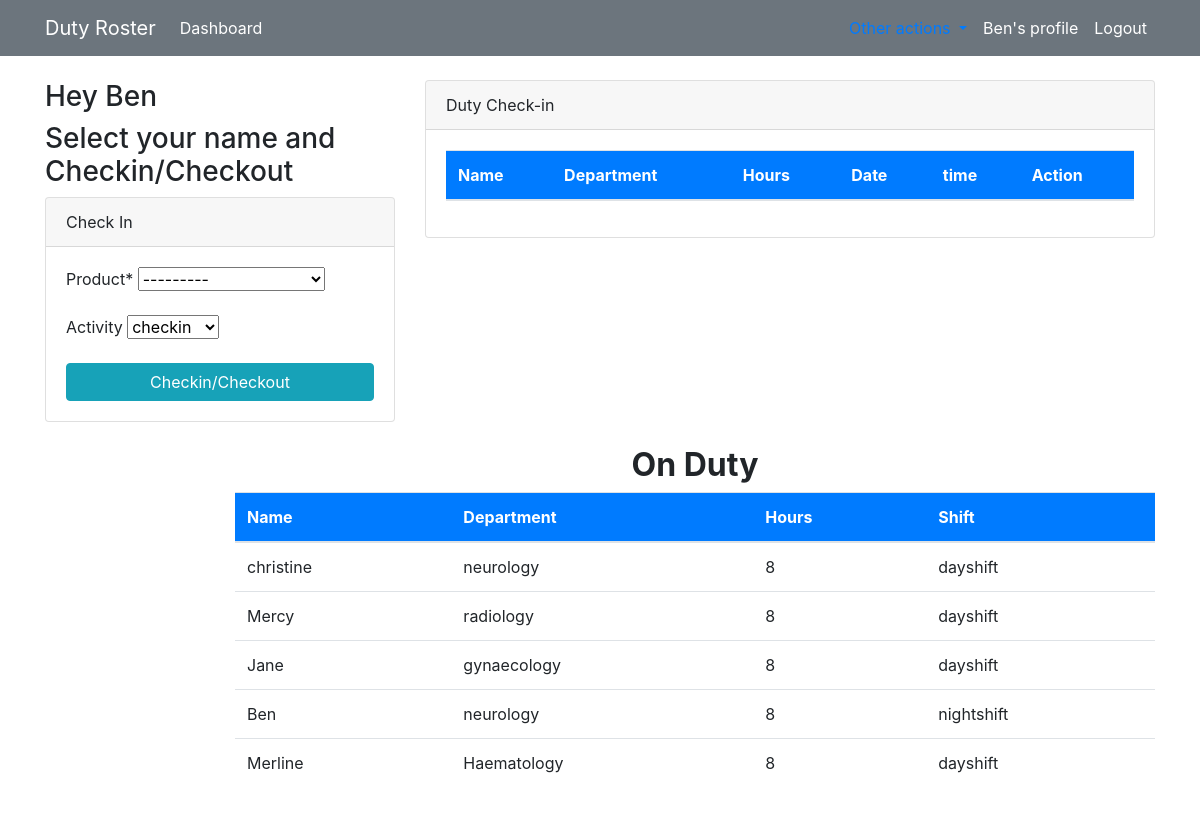
Screenshot of /dashboard/ (signed in) with the database file from the repository.
### roster/models.py (models this page shows)
class Duty(models.Model):
    name = models.CharField(max_length=30)
    department = models.CharField(max_length=50, choices=DEPARTMENT)
    hours = models.PositiveBigIntegerField()
    shift = models.CharField(max_length=30, choices=SHIFTS)
    ward = models.ForeignKey(Ward, on_delete=models.CASCADE, null=True)
    class Meta:
        verbose_name_plural = 'Duty'
    def __str__(self):
        return f'{self.name}-{self.department}'

### roster/views.py (the view)
# urls.py: path('dashboard/',views.index, name='dashboard-index'),
@login_required(login_url='user-login')
def index(request):
    orders = Order.objects.all()
    items = Duty.objects.all()
    duty_count = Duty.objects.all().count()
    workers_count = User.objects.all().count()
    orders_count = Order.objects.all().count()
    leave_count = Leave.objects.all().count()
    complain_count = Complains.objects.all().count
    rooms_count = Ward.objects.all().count()
    if request.method =='POST':
        form = OrderForm(request.POST)
        if form.is_valid():
            instance=form.save(commit=False)
            instance.staff=request.user
            instance.save()
            return redirect('dashboard-index')
    else:
        form = OrderForm()
    context={
        'orders':orders,
        'form':form,
        'items':items,
        'orders_count':orders_count,
        'workers_count':workers_count,
        'duty_count':duty_count,
        'leave_count':leave_count,
        'complain_count':complain_count,
        'room_count':rooms_count,
    }
    return render(request, 'dashboard/index.html',context)

### roster/forms.py
class OrderForm(forms.ModelForm):
    class Meta:
        model = Order
        fields = ['product','activity']

### templates/dashboard/index.html (shortened to what this page needs)
{% extends "partials/base.html" %}
{% block content %}
{% if user.is_authenticated and user.is_staff and user.is_superuser%}
{% include 'partials/newUI.html' %}
{% else %}
{% include 'dashboard/staff_index.html' %}
{% endif %}
<div class="row my-4">
    <div class="col-md-2"></div>
    <div class="col-md-10 mr-auto">
        <h2 style="text-align:center;"><b>On Duty</b></h2>
        <table class="table bg-white table-hover">
            <thead class="bg-primary">
                <tr class="text-white">
                    <th scope="col">Name</th>
                    <th scope="col">Department</th>
                    <th scope="col">Hours</th>
                    <th scope="col">Shift</th>
                </tr>
            </thead>
            <tbody>
                {% for item in items %}
                <tr>
                    <td>{{ item.name}}</td>
                    <td>{{ item.department}}</td>
                    <td>{{ item.hours }}</td>
                    <td>{{ item.shift }}</td>
                </tr>
                {% endfor %}
            </tbody>
        </table>
    </div>
</div>
{% endblock %}

### templates/partials/usernav.html (shortened to what this page needs)
  <nav class="navbar navbar-expand-lg navbar-info bg-secondary">
    <div class="container">
        <a class="navbar-brand text-white" href="">Duty Roster</a>
        <div class="collapse navbar-collapse" id="navbarSupportedContent">
            <ul class="navbar-nav mr-auto">
                <li class="nav-item active">
                    <a class="nav-link text-white"href="{% url 'dashboard-index' %}">Dashboard </a>
                </li>
            </ul>
            <ul class="navbar-nav ml-auto">
                <li class="nav-item active">
                    <li class="nav-item dropdown">
                        <a class="nav-link dropdown-toggle" href="#" id="navbarDropdownMenuLink" data-toggle="dropdown" aria-haspopup="true" aria-expanded="false">
                        </a>
                      </li>
                     <a class="nav-link text-white" href="{% url 'user-profile' %}"
                        <span class="sr-only">{{ user.username }}'s profile</span></a>
                </li>
                <li class="nav-item">
                    <a class="nav-link text-white" href="{% url 'user-logout' %}">Logout</a>
                </li>
            </ul>
        </div>
    </div>
</nav>

### templates/dashboard/staff_index.html (shortened to what this page needs)
{% load crispy_forms_tags %}
<div>
    <div class="row mt-4">
        <div class="col-md-4">
            <h3> Hey {{ user.username }}</h3>
            <h3>Select your name and Checkin/Checkout</h3>
            <div class="card">
                <div class="card-header">
                    Check In
                </div>
                <div class="card-body">
                    <form method="POST">
                        {{form|crispy}}
                        <input class="btn btn-info btn-block" type="submit" value="Checkin/Checkout">
                    </form>
                </div>
            </div>
        </div>
        <div class="col-md-8">
            <div class="card">
                <div class="card-header">
                    Duty Check-in
                </div>
                <div class="card-body">
                    <table class="table bg-white">
                        <thead class="bg-primary text-white">
                            <tr>
                                <th scope="col">Name</th>
                                <th scope="col">Department</th>
                                <th scope="col">Hours</th>
                                <th scope="col">Date</th>
                                <th scope="col">time</th>
                                <th scope="col">Action</th>
                            </tr>
                        </thead>
                    </table>
                </div>
            </div>
        </div>
    </div>
</div>

### rows the page displays
Duty: name "christine", department "neurology", hours "8", shift "dayshift"
Duty: name "Mercy", department "radiology", hours "8", shift "dayshift"
Duty: name "Jane", department "gynaecology", hours "8", shift "dayshift"
Duty: name "Ben", department "neurology", hours "8", shift "nightshift"
Duty: name "Merline", department "Haematology", hours "8", shift "dayshift"

### other values shown
{{ user.username }} "Ben"
